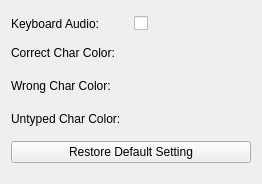
<?xml version="1.0" encoding="UTF-8"?>
<ui version="4.0">
 <class>SettingDialog</class>
 <widget class="QDialog" name="SettingDialog">
  <property name="geometry">
   <rect>
    <x>0</x>
    <y>0</y>
    <width>262</width>
    <height>184</height>
   </rect>
  </property>
  <property name="windowTitle">
   <string>Setting</string>
  </property>
  <layout class="QGridLayout" name="gridLayout">
   <item row="1" column="1">
    <widget class="ColorButton" name="pushButtonCorrectCharColor">
     <property name="text">
      <string/>
     </property>
     <property name="flat">
      <bool>true</bool>
     </property>
    </widget>
   </item>
   <item row="0" column="1">
    <widget class="QCheckBox" name="checkBoxKeyboardAudio">
     <property name="text">
      <string/>
     </property>
    </widget>
   </item>
   <item row="1" column="0">
    <widget class="QLabel" name="label_2">
     <property name="text">
      <string>Correct Char Color:</string>
     </property>
    </widget>
   </item>
   <item row="2" column="0">
    <widget class="QLabel" name="label_3">
     <property name="text">
      <string>Wrong Char Color:</string>
     </property>
    </widget>
   </item>
   <item row="2" column="1">
    <widget class="ColorButton" name="pushButtonWrongCharColor">
     <property name="text">
      <string/>
     </property>
     <property name="flat">
      <bool>true</bool>
     </property>
    </widget>
   </item>
   <item row="0" column="0">
    <widget class="QLabel" name="label">
     <property name="text">
      <string>Keyboard Audio:</string>
     </property>
    </widget>
   </item>
   <item row="3" column="1">
    <widget class="ColorButton" name="pushButtonUntypedCharColor">
     <property name="text">
      <string/>
     </property>
     <property name="flat">
      <bool>true</bool>
     </property>
    </widget>
   </item>
   <item row="3" column="0">
    <widget class="QLabel" name="labelUntypedCharColor">
     <property name="text">
      <string>Untyped Char Color:</string>
     </property>
    </widget>
   </item>
   <item row="4" column="0" colspan="2">
    <widget class="QPushButton" name="pushButtonRestoreDefaultSetting">
     <property name="text">
      <string>Restore Default Setting</string>
     </property>
    </widget>
   </item>
  </layout>
 </widget>
 <customwidgets>
  <customwidget>
   <class>ColorButton</class>
   <extends>QPushButton</extends>
   <header>colorbutton.h</header>
  </customwidget>
 </customwidgets>
 <resources/>
 <connections/>
</ui>
